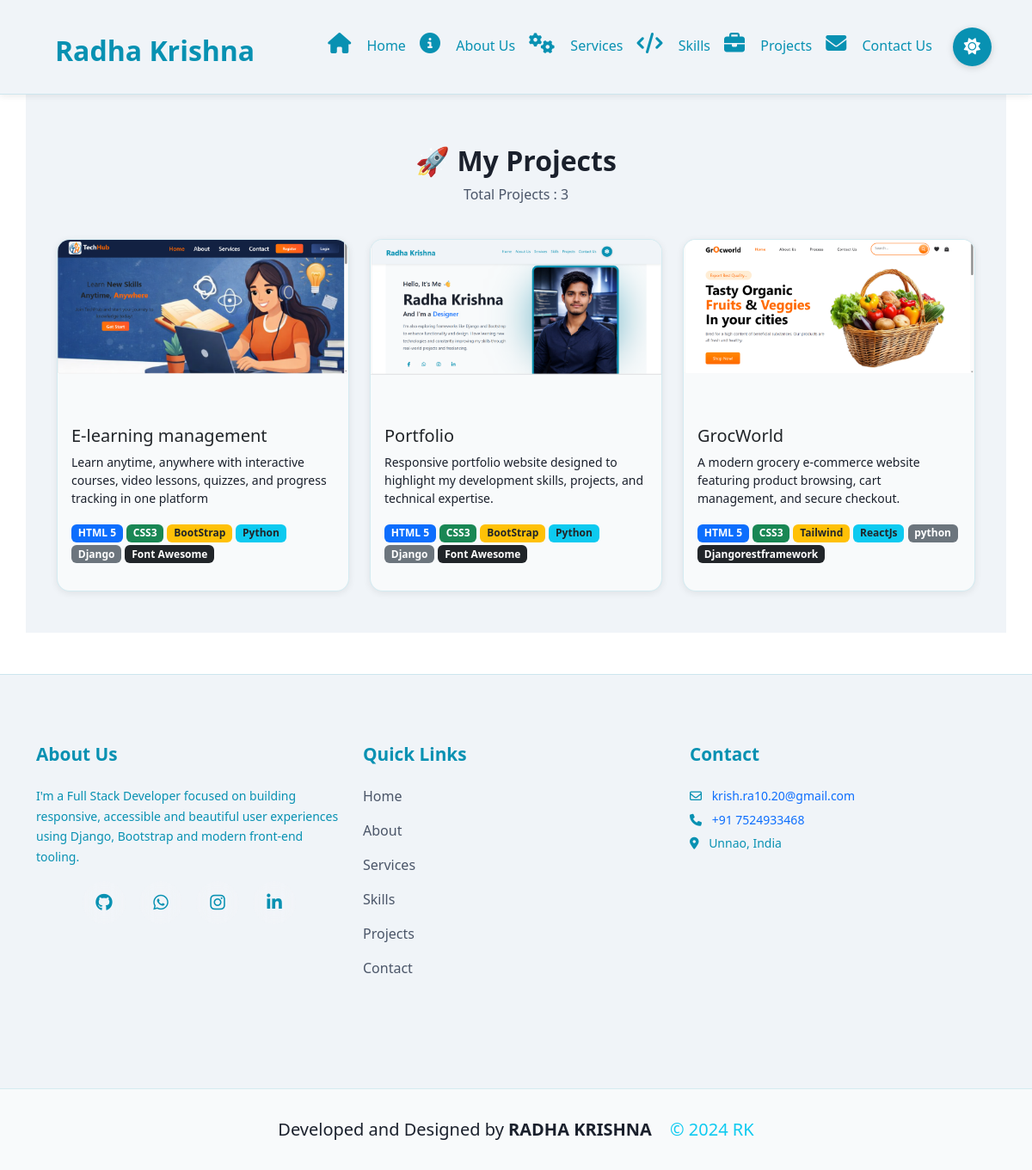
The app's page /project/ with its own data.
### myportfolio/models.py (models this page shows, shortened)
class Project(models.Model):
    title = models.CharField(max_length=200)
    description = models.TextField()
    image = models.ImageField(upload_to='projects/')
    live_link = models.URLField(blank=True)
    github_link = models.URLField(blank=True)
    technologies1 = models.CharField(max_length=200, blank=True)
    technologies2 = models.CharField(max_length=200, blank=True)
    technologies3 = models.CharField(max_length=200, blank=True)
    technologies4 = models.CharField(max_length=200, blank=True)
    technologies5 = models.CharField(max_length=200, blank=True)
    technologies6 = models.CharField(max_length=200, blank=True)

### myportfolio/views.py (the view)
# urls.py: path("project/",views.project),
def project(request):
    projects = Project.objects.all().order_by('id')
    context = {
        'projects': projects,
        'total_projects': projects.count(),
    }
    return render(request,"myportfolio/project.html", context)

### templates/myportfolio/project.html (shortened to what this page needs)
{% extends 'base.html' %}
{% load static %}
{% block childpage %}
<section id="projects" class="py-5 mt-5 mb-5">
    <div class="container">
        <div class="text-center mt-5 pb-4">
            <h2 class="fw-bold pro_heading1">
                🚀 My Projects
            </h2>
            <p class="pro_heading2">
                Total Projects : {{ total_projects }}
            </p>
        </div>
        <div class="row g-4">
            {% for project in projects %}
            <div class="col-md-6 col-lg-4">
                <div class="project-card h-100">
                    <div class="project-img">
                        <img src="{{ project.image.url }}"
                             class="img-fluid"
                             alt="{{ project.title }}">
                    </div>
                    <div class="p-3">
                        <h5>{{ project.title }}</h5>
                        <p class="small">
                            {{ project.description|truncatechars:120 }}
                        </p>
                        <div class="mb-3">
                            {% if project.technologies1 %}
                            <span class="badge bg-primary">
                                {{ project.technologies1 }}
                            </span>
                            {% endif %}
                            {% if project.technologies2 %}
                            <span class="badge bg-success">
                                {{ project.technologies2 }}
                            </span>
                            {% endif %}
                            {% if project.technologies3 %}
                            <span class="badge bg-warning text-dark">
                                {{ project.technologies3 }}
                            </span>
                            {% endif %}
                            {% if project.technologies4 %}
                            <span class="badge bg-info text-dark">
                                {{ project.technologies4 }}
                            </span>
                            {% endif %}
                            {% if project.technologies5 %}
                            <span class="badge bg-secondary">
                                {{ project.technologies5 }}
                            </span>
                            {% endif %}
                            {% if project.technologies6 %}
                            <span class="badge bg-dark">
                                {{ project.technologies6 }}
                            </span>
                            {% endif %}
                        </div>
                    </div>
                </div>
            </div>
            {% empty %}
            <div class="col-12 text-center">
                <h4>No Projects Available</h4>
            </div>
            {% endfor %}
        </div>
    </div>
</section>
{% endblock %}

### static/css/style.css (style rules this page uses)
:root { --bg: #0a1428; --bg-secondary: #15202b; --text: #e4e6eb; --text-secondary: #b0b3b8; --card: #192734; --card-hover: #22303c; --primary: #06b6d4; --primary-dark: #0891b2; --primary-light: #22d3ee; --accent: #f59e0b; --border: rgba(6, 182, 212, 0.2); --shadow: 0 10px 30px rgba(0, 0, 0, 0.4); --shadow-lg: 0 20px 50px rgba(0, 0, 0, 0.5); --spacing-xs: 0.5rem; --spacing-sm: 1rem; --spacing-md: 1.5rem; --spacing-lg: 2rem; --spacing-xl: 3rem; --spacing-2xl: 4rem; --font-family: 'Poppins', 'Segoe UI', sans-serif; --font-size-base: 16px; --font-size-sm: 14px; --font-size-lg: 18px; --font-size-xl: 24px; --font-size-2xl: 32px; --font-size-3xl: 48px; --radius-sm: 8px; --radius-md: 12px; --radius-lg: 16px; --radius-xl: 20px; --transition: all 0.3s cubic-bezier(0.4, 0, 0.2, 1); --transition-slow: all 0.6s cubic-bezier(0.4, 0, 0.2, 1); }
body.light-theme { --bg: #f8fafb; --bg-secondary: #f0f4f8; --text: #1a202c; --text-secondary: #4a5568; --card: #ffffff; --card-hover: #f7fafc; --primary: #0891b2; --primary-dark: #0e7490; --primary-light: #06b6d4; --accent: #d97706; --border: rgba(8, 145, 178, 0.15); --shadow: 0 2px 8px rgba(0, 0, 0, 0.08); --shadow-lg: 0 10px 30px rgba(0, 0, 0, 0.12); }
* { margin: 0; padding: 0; box-sizing: border-box; }
html { scroll-behavior: smooth; font-size: var(--font-size-base); }
body { font-family: var(--font-family); background-color: var(--bg); color: var(--text); line-height: 1.6; transition: background-color 0.4s ease, color 0.4s ease; overflow-x: hidden; }
section, [id^="section-"], [id$="-section"] { scroll-margin-top: 80px; }
#about, #services, #projects, #resume, #contact { padding: var(--spacing-2xl) var(--spacing-md); }
#projects { background: var(--bg-secondary); padding: var(--spacing-2xl) var(--spacing-md); }
.project-card { background: var(--card); border: 1px solid var(--border); border-radius: var(--radius-lg); overflow: hidden; transition: var(--transition); box-shadow: var(--shadow); }
.pro_heading1 { color: var(--text); }
.pro_heading2 { color: var(--text-secondary); }
.project-card { background: var(--bg); border-radius: 15px; overflow: hidden; transition: 0.4s; backdrop-filter: blur(10px); }
.project-img { height: 200px; overflow: hidden; }
.project-img img { transition: 0.5s; }
h5,p { color: var(--text); }

### records on screen
Project: image (picture), title "E-learning management", description "Learn anytime, anywhere with interactive courses, video lessons, quizzes, and progress tracking in one platform", technologies1 "HTML 5", technologies2 "CSS3", technologies3 "BootStrap", technologies4 "Python", technologies5 "Django", technologies6 "Font Awesome"
Project: image (picture), title "Portfolio", description "Responsive portfolio website designed to highlight my development skills, projects, and technical expertise.", technologies1 "HTML 5", technologies2 "CSS3", technologies3 "BootStrap", technologies4 "Python", technologies5 "Django", technologies6 "Font Awesome"
Project: image (picture), title "GrocWorld", description "A modern grocery e-commerce website featuring product browsing, cart management, and secure checkout.", technologies1 "HTML 5", technologies2 "CSS3", technologies3 "Tailwind", technologies4 "ReactJs", technologies5 "python", technologies6 "Djangorestframework"

### other values on screen
{{ total_projects }} "3"
